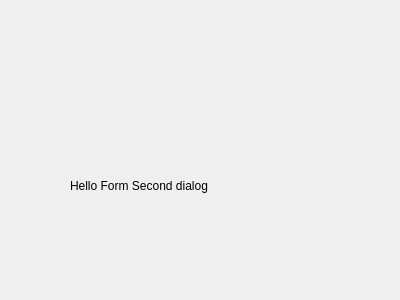
<?xml version="1.0" encoding="UTF-8"?>
<ui version="4.0">
 <class>secDialog</class>
 <widget class="QDialog" name="secDialog">
  <property name="geometry">
   <rect>
    <x>0</x>
    <y>0</y>
    <width>400</width>
    <height>300</height>
   </rect>
  </property>
  <property name="windowTitle">
   <string>Dialog</string>
  </property>
  <widget class="QLabel" name="label">
   <property name="geometry">
    <rect>
     <x>70</x>
     <y>120</y>
     <width>221</width>
     <height>131</height>
    </rect>
   </property>
   <property name="text">
    <string>Hello Form Second dialog</string>
   </property>
  </widget>
 </widget>
 <resources/>
 <connections/>
</ui>
